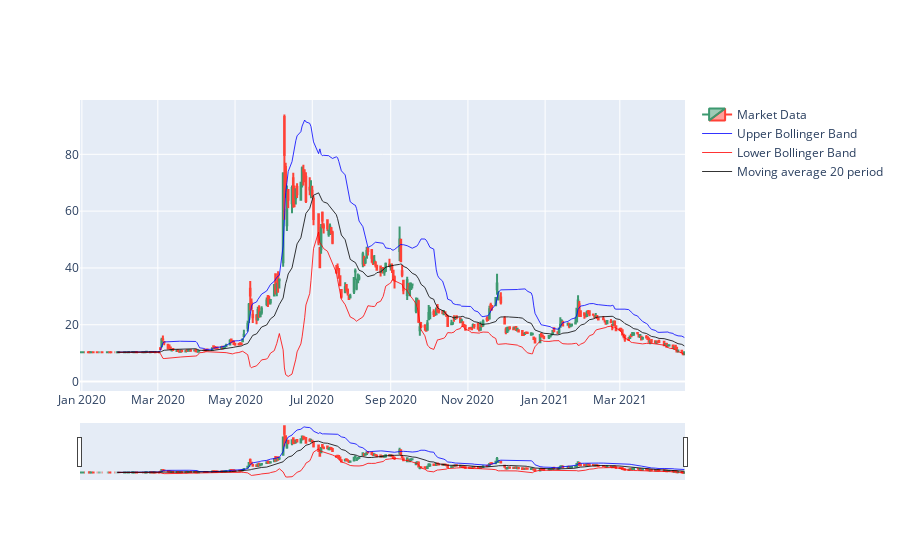

The notebook cell saved with this chart:
### Code cell
func.plot_bollinger(data)

### Figure 1 — Plotly figure (JSON) as saved in the notebook; plotly's stock layout.template omitted (floating-point values rounded to 4 significant figures; data arrays with more than 128 entries replaced by an {"elided": "..."} marker saying what was removed)
{"data": [{"close": {"elided": "329 float values"}, "high": {"elided": "329 float values"}, "low": {"elided": "329 float values"}, "name": "Market Data", "open": {"elided": "329 float values"}, "type": "candlestick", "x": {"elided": "329 str values"}}, {"line": {"color": "blue", "width": 0.8}, "name": "Upper Bollinger Band", "type": "scatter", "x": {"elided": "329 str values"}, "y": {"elided": "329 float values"}}, {"line": {"color": "red", "width": 0.8}, "name": "Lower Bollinger Band", "type": "scatter", "x": {"elided": "329 str values"}, "y": {"elided": "329 float values"}}, {"line": {"color": "black", "width": 0.8}, "name": "Moving average 20 period", "type": "scatter", "x": {"elided": "329 str values"}, "y": {"elided": "329 float values"}}], "layout": {}}
